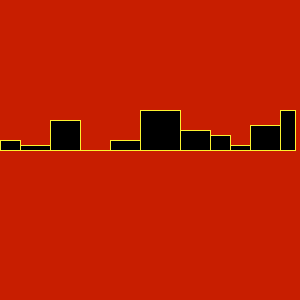
Frame 1 (no input)
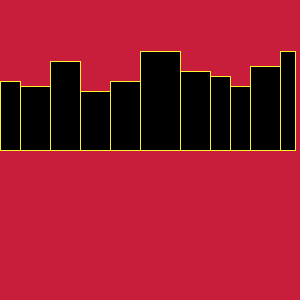
Frame 60 (the mouse pressed at the canvas centre just before this capture)
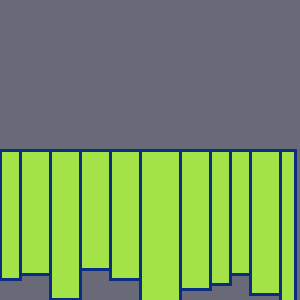
Frame 120 (the mouse held since frame 60 and released just before this capture)

The Processing sketch that drew these frames (run headless with seeded random() and noise(); from frame 60 on, the mouse is pressed at the canvas centre):

// Processing sketch: processing_36332
// ── processing_36332.pde

void setup() {
  size(300, 300);
  colorMode(RGB);
}

int y=0;

void draw() {


  //skyline for the upper half of the composition
  if (mouseY < width/2 && y < 150) { // && lets two conditions to act simultaneously

    background (200, 30, y);
    fill (0);
    stroke(252, 243, 48);
    strokeWeight(1);
    rect(0, 150, 20, -10-y);
    rect(20, 150, 30, -5-y);
    rect(50, 150, 30, -30-y);
    rect(80, 150, 30, -y);
    rect(110, 150, 30, -10-y);
    rect(140, 150, 40, -40-y);
    rect(180, 150, 30, -20-y);
    rect(210, 150, 20, -15-y);
    rect(230, 150, 20, -5-y);
    rect(250, 150, 35, -25-y);
    rect(280, 150, 15, -40-y);
  }
  else 
    //skyline for the lower half when the mouse roll over the screen
  {
    background (105, 106, y);
    fill (164, 227, 71);
    strokeWeight(3);
    stroke(11, 44, 131);
    rect(0, 150, 20, 10+y);
    rect(20, 150, 30, 5+y);
    rect(50, 150, 30, 30+y);
    rect(80, 150, 30, y);
    rect(110, 150, 30, 10+y);
    rect(140, 150, 40, 40+y);
    rect(180, 150, 30, 20+y);
    rect(210, 150, 20, 15+y);
    rect(230, 150, 20, 5+y);
    rect(250, 150, 35, 25+y);
    rect(280, 150, 15, 40+y);
  }
  if (y >=150)
  {
    y=0;
  }
  y++;
  }
  
  
  // a set of blinking and moving star on the click of the mouse defining the skyline
  void mousePressed () {
  strokeWeight(9);
  stroke(232, 209, y);
  point (y, 30);
  point (y+20, 40);
  point (y+230, 10);
  point (y+128, 20);
  point (y+40, 8);
  point (y+190, 15);
  point (y+270, 30);
  }
